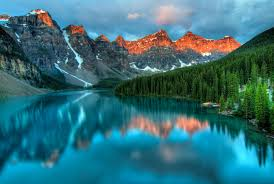
#> input picture download.png, 274 x 184 px
$ jupyter execute CV5.ipynb
#> lines starting #> are read from the running program, lines starting #| are printed output that depends on the picture; after the words box and inside, x2 and y2 are one past the last pixel; in counts of white or black regions, pixels touching at a corner belong together
[cell 1]
import cv2
import numpy as np
import matplotlib.pyplot as plt

# Load a low-contrast color image
image = cv2.imread('download.png')
#> image is the input picture: shape (184, 274, 3); mean B, G, R 121.3, 111.5, 52

# Check if the image was loaded
if image is None:
    print("Error: Could not load image.")
    exit()

# Convert the image from BGR to RGB (OpenCV loads images in BGR format)
image_rgb = cv2.cvtColor(image, cv2.COLOR_BGR2RGB)

# Enhance the image using histogram equalization on each channel
channels = cv2.split(image_rgb)
enhanced_channels = [cv2.equalizeHist(channel) for channel in channels]
#> enhanced_channels = 3 items
enhanced_image = cv2.merge(enhanced_channels)
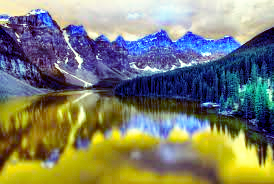
#> enhanced_image: shape (184, 274, 3); mean of channels 0, 1, 2 110.4, 128.3, 127.2; drawn as B, G, R

# Convert the enhanced image to grayscale for segmentation
enhanced_gray = cv2.cvtColor(enhanced_image, cv2.COLOR_RGB2GRAY)
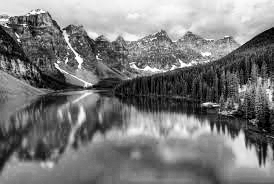
#> enhanced_gray: shape (184, 274); min 0, max 255, mean 122.8

# Segment the image using a simple threshold to create a black and white image
_, segmented_image = cv2.threshold(enhanced_gray, 127, 255, cv2.THRESH_BINARY)
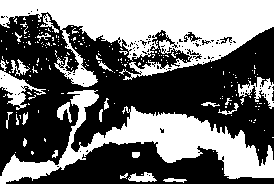
#> segmented_image: shape (184, 274); 43.6% white; 217 white regions (193 under 20 px), largest, box (x1, y1, x2, y2) and area: (0, 0, 274, 87) 11614, (0, 90, 274, 184) 7504, (0, 60, 46, 110) 687

# Display the original, enhanced, and segmented images
plt.figure(figsize=(12, 4))

plt.subplot(1, 3, 1)
plt.title('Original Image')
plt.imshow(image_rgb)
plt.axis('off')

plt.subplot(1, 3, 2)
plt.title('Enhanced Image')
plt.imshow(enhanced_image)
plt.axis('off')

plt.subplot(1, 3, 3)
plt.title('Segmented Image (Black and White)')
plt.imshow(segmented_image, cmap='gray')
plt.axis('off')

plt.tight_layout()
plt.show()

[cell 2]
import cv2
import numpy as np
import matplotlib.pyplot as plt

# Load a low-contrast color image
image = cv2.imread('download.png')

# Check if the image was loaded
if image is None:
    print("Error: Could not load image.")
    exit()

# Convert the image from BGR to RGB (OpenCV loads images in BGR format)
image_rgb = cv2.cvtColor(image, cv2.COLOR_BGR2RGB)

# Convert the image to grayscale for CLAHE
gray_image = cv2.cvtColor(image, cv2.COLOR_BGR2GRAY)
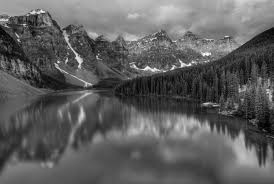
#> gray_image: shape (184, 274); min 1, max 253, mean 94.8

# Apply CLAHE to enhance the contrast of the grayscale image
clahe = cv2.createCLAHE(clipLimit=2.0, tileGridSize=(8, 8))
clahe_image = clahe.apply(gray_image)
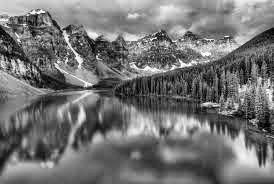
#> clahe_image: shape (184, 274); min 2, max 255, mean 115.1

# Use Otsu's method to segment the enhanced image
otsu_threshold, segmented_image = cv2.threshold(clahe_image, 0, 255, cv2.THRESH_BINARY + cv2.THRESH_OTSU)
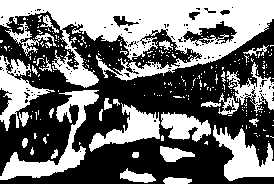
#> segmented_image: shape (184, 274); 44.7% white; 286 white regions (256 under 20 px), largest, box (x1, y1, x2, y2) and area: (0, 0, 274, 88) 11059, (0, 90, 99, 180) 2181, (213, 125, 274, 181) 1655
#> otsu_threshold = 119

# Display the original, CLAHE enhanced, and segmented images
plt.figure(figsize=(12, 4))

plt.subplot(1, 3, 1)
plt.title('Original Image')
plt.imshow(image_rgb)
plt.axis('off')

plt.subplot(1, 3, 2)
plt.title('CLAHE Enhanced Image')
plt.imshow(clahe_image, cmap='gray')
plt.axis('off')

plt.subplot(1, 3, 3)
plt.title('Segmented Image (Otsu)')
plt.imshow(segmented_image, cmap='gray')
plt.axis('off')

plt.tight_layout()
plt.show()

[cell 3]
import cv2
import numpy as np
import matplotlib.pyplot as plt

# Load a low-contrast color image
image = cv2.imread('download.png')

# Check if the image was loaded
if image is None:
    print("Error: Could not load image.")
    exit()

# Convert the image from BGR to YUV color space
image_yuv = cv2.cvtColor(image, cv2.COLOR_BGR2YUV)
#> image_yuv: shape (184, 274, 3); mean of channels 0, 1, 2 94.8, 141, 90.4

# Split the YUV image into its channels
y_channel, u_channel, v_channel = cv2.split(image_yuv)
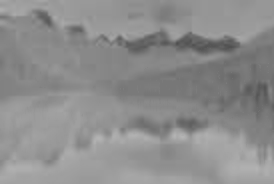
#> u_channel: shape (184, 274); min 79, max 180, mean 141
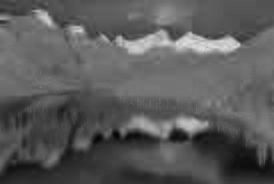
#> v_channel: shape (184, 274); min 4, max 223, mean 90.4

# Create a CLAHE object
clahe = cv2.createCLAHE(clipLimit=2.0, tileGridSize=(8, 8))

# Apply CLAHE to the Y channel
clahe_y_channel = clahe.apply(y_channel)

# Merge the CLAHE enhanced Y channel back with the U and V channels
enhanced_yuv = cv2.merge((clahe_y_channel, u_channel, v_channel))
#> enhanced_yuv: shape (184, 274, 3); mean of channels 0, 1, 2 115.1, 141, 90.4

# Convert the enhanced YUV image back to BGR color space
enhanced_image = cv2.cvtColor(enhanced_yuv, cv2.COLOR_YUV2BGR)
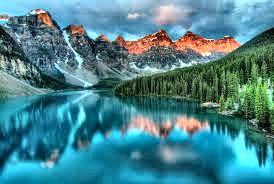
#> enhanced_image: shape (184, 274, 3); mean B, G, R 140.8, 131.7, 72.3

# Convert the enhanced image to grayscale for Otsu's method
enhanced_gray = cv2.cvtColor(enhanced_image, cv2.COLOR_BGR2GRAY)

# Use Otsu's method to segment the enhanced grayscale image
otsu_threshold, segmented_image = cv2.threshold(enhanced_gray, 0, 255, cv2.THRESH_BINARY + cv2.THRESH_OTSU)

# Display the original, CLAHE enhanced, and segmented images
plt.figure(figsize=(12, 4))

plt.subplot(1, 3, 1)
plt.title('Original Image')
plt.imshow(cv2.cvtColor(image, cv2.COLOR_BGR2RGB))
plt.axis('off')

plt.subplot(1, 3, 2)
plt.title('CLAHE Enhanced Image')
plt.imshow(cv2.cvtColor(enhanced_image, cv2.COLOR_BGR2RGB))
plt.axis('off')

plt.subplot(1, 3, 3)
plt.title('Segmented Image (Otsu)')
plt.imshow(segmented_image, cmap='gray')
plt.axis('off')

plt.tight_layout()
plt.show()
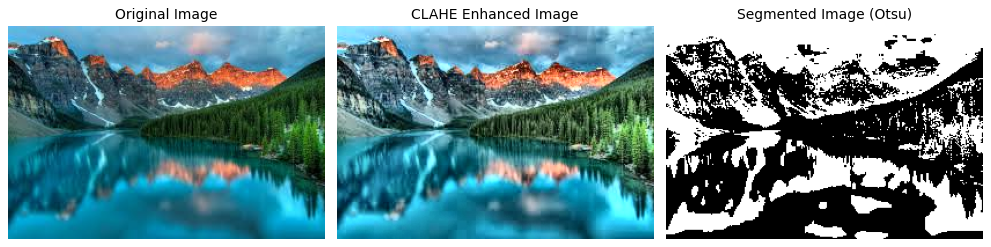
#> figure drawn by matplotlib, 3 panels

$ run again, with butterfly.jpg saved as download.png
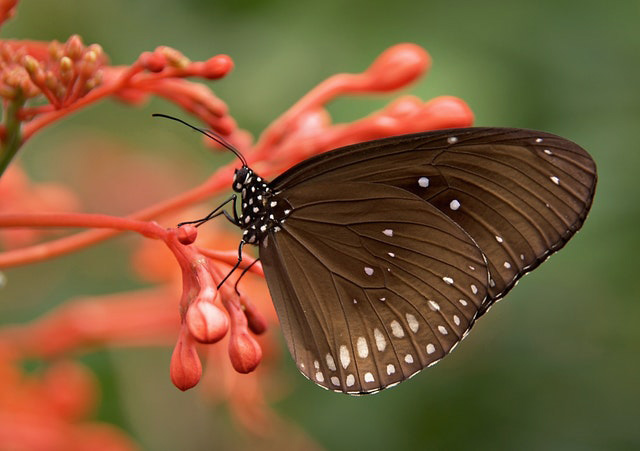
#> input picture butterfly.jpg, 640 x 451 px
#> image is the input picture: shape (451, 640, 3); mean B, G, R 56.7, 92, 123
#> enhanced_channels = 3 items
#> `otsu_threshold, segmented_image = cv2.threshold(clahe_image, 0, 255, c..`: otsu_threshold = 119
#> image_yuv: shape (451, 640, 3); mean of channels 0, 1, 2 97.3, 108, 150.5
#> enhanced_yuv: shape (451, 640, 3); mean of channels 0, 1, 2 111.5, 108, 150.5
#> `otsu_threshold, segmented_image = cv2.threshold(enhanced_gray, 0, 255,..`:
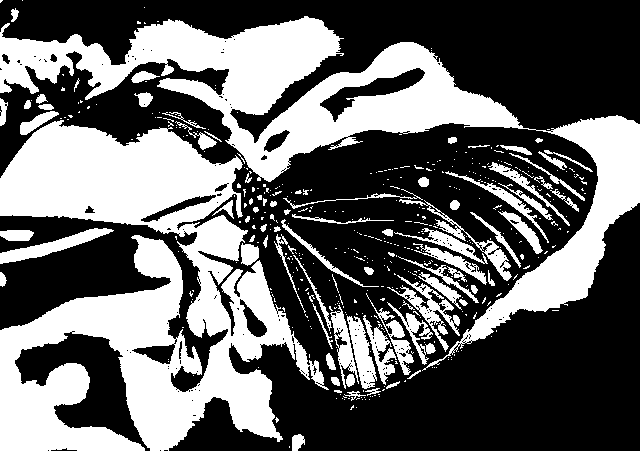
#> segmented_image: shape (451, 640); 39.7% white; 460 white regions (374 under 20 px), largest, box (x1, y1, x2, y2) and area: (0, 120, 329, 451) 53011, (0, 16, 640, 371) 42316, (0, 228, 114, 264) 1226
#> `otsu_threshold, segmented_image = cv2.threshold(enhanced_gray, 0, 255,..`: otsu_threshold = 118
#> `plt.show()`:
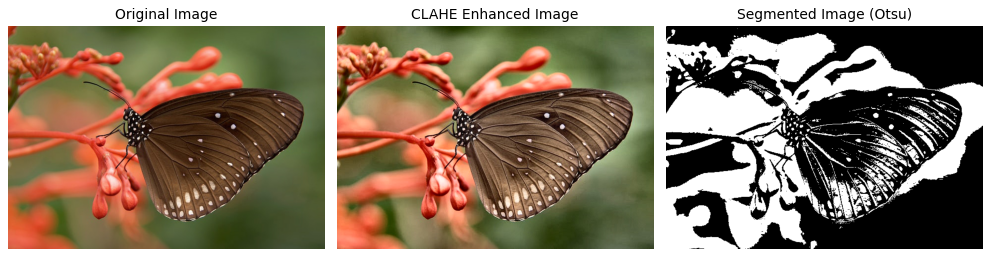
#> figure drawn by matplotlib, 3 panels

$ run again, with nature.jpg saved as download.png
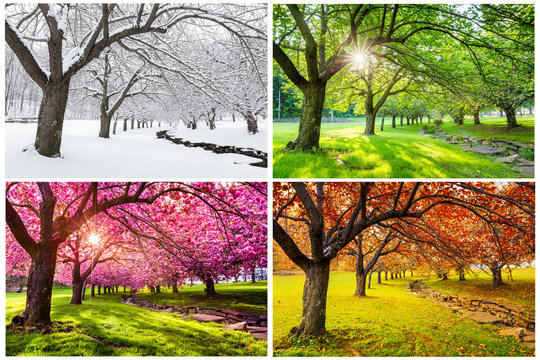
#> input picture nature.jpg, 540 x 360 px
#> image is the input picture: shape (360, 540, 3); mean B, G, R 94, 140.4, 156.3
#> enhanced_channels = 3 items
#> `otsu_threshold, segmented_image = cv2.threshold(clahe_image, 0, 255, c..`: otsu_threshold = 134
#> image_yuv: shape (360, 540, 3); mean of channels 0, 1, 2 139.8, 105.4, 142.4
#> enhanced_yuv: shape (360, 540, 3); mean of channels 0, 1, 2 137.4, 105.4, 142.4
#> `otsu_threshold, segmented_image = cv2.threshold(enhanced_gray, 0, 255,..`: otsu_threshold = 133
#> `plt.show()`:
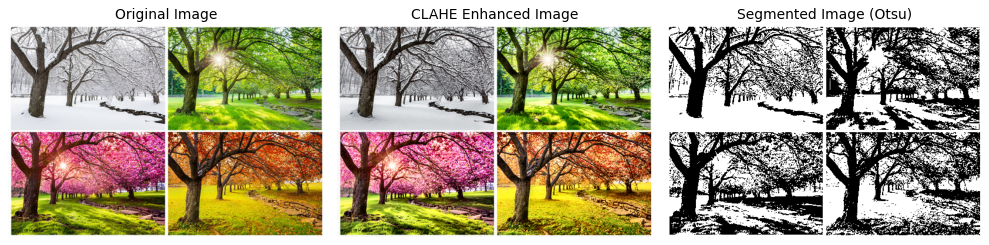
#> figure drawn by matplotlib, 3 panels
